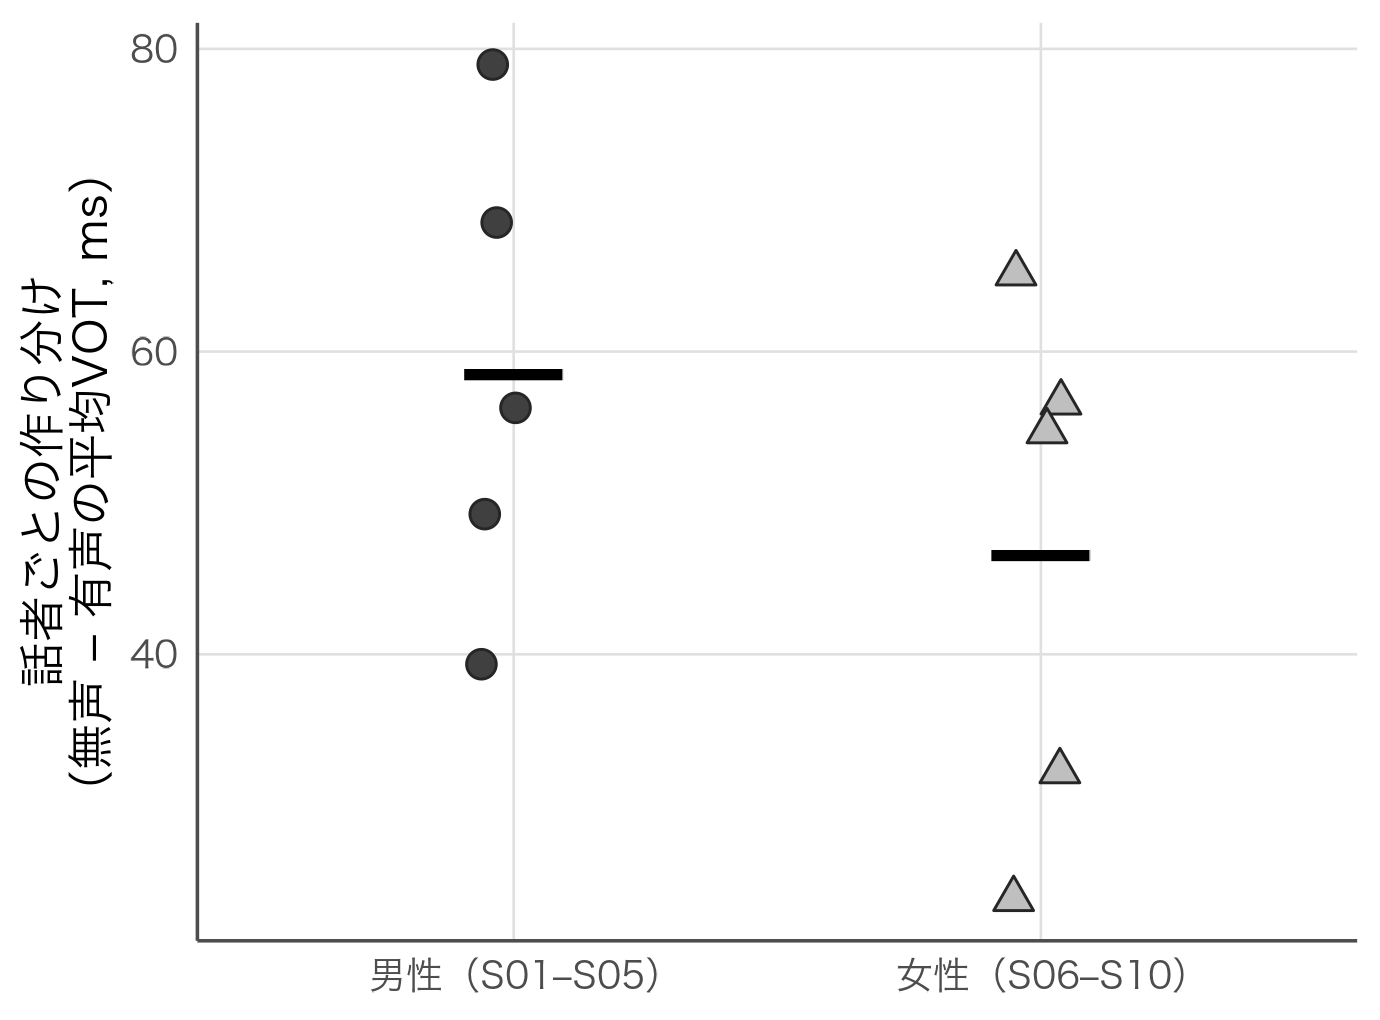

Write R code to recreate this figure.
source("figures/style.R"); source("figures/vot_data.R")
d <- vot_data %>% group_by(speaker, gender, condition) %>% summarise(v = mean(VOT), .groups = "drop") %>%
  pivot_wider(names_from = condition, values_from = v) %>% mutate(diff = voiceless - voiced)
g <- d %>% group_by(gender) %>% summarise(m = mean(diff), .groups = "drop")
tt <- t.test(diff ~ gender, d); print(tt$statistic); print(g)
d$gender <- factor(d$gender, levels = c("M", "F"), labels = c("男性（S01–S05）", "女性（S06–S10）"))
g$gender <- factor(g$gender, levels = c("M", "F"), labels = levels(d$gender))
set.seed(3)
p <- ggplot(d, aes(gender, diff)) +
  geom_point(aes(shape = gender, fill = gender), position = position_jitter(width = 0.07, height = 0),
             size = 3, colour = "grey15") +
  geom_point(data = g, aes(y = m), shape = 95, size = 14, colour = "black") +
  scale_shape_manual(values = c(21, 24), guide = "none") +
  scale_fill_manual(values = c("grey25", "grey75"), guide = "none") +
  scale_x_discrete(expand = expansion(add = 0.6)) +
  labs(x = NULL, y = "話者ごとの作り分け\n（無声 − 有声の平均VOT, ms）")
save_fig(p, "ch03_speaker_level", w = 4.6, h = 3.4)
